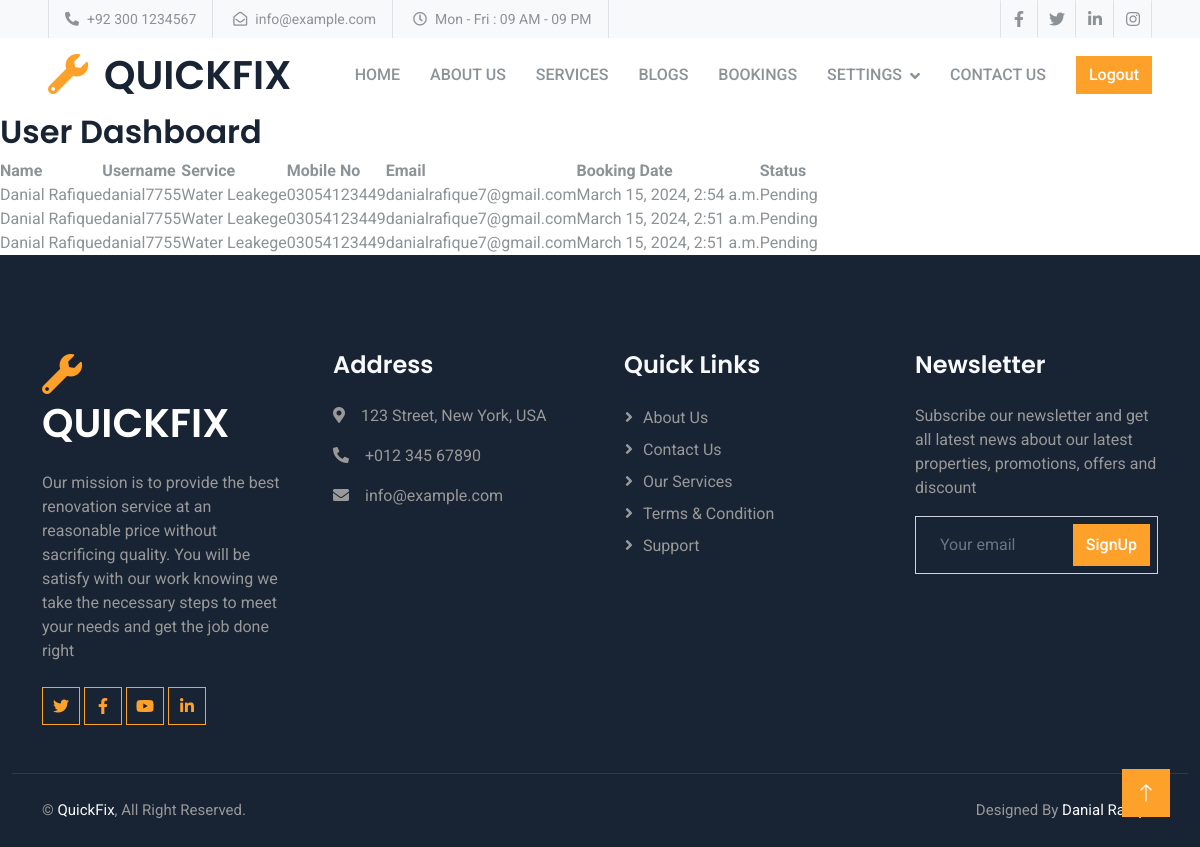
/user-dashboard/ (signed in), run on the app's committed database.
### vendor/models.py (models this page shows, shortened)
class Booking(models.Model):
    STATUS_CHOICES = [
        ('Pending', 'Pending'),
        ('Booked', 'Booked'),
        ('Cancelled', 'Cancelled'),
    ]
    service = models.ForeignKey(Service, on_delete=models.CASCADE)
    user = models.ForeignKey(User, on_delete=models.CASCADE)
    booking_date = models.DateTimeField(default=timezone.now)
    mobile_no = models.CharField(max_length=11, null=True, blank=True)
    email = models.EmailField(null=True)
    first_name = models.CharField(max_length=30, null=True, blank=True)
    last_name = models.CharField(max_length=30, null=True, blank=True)
    username = models.CharField(max_length=30, null=True, blank=True)
    status = models.CharField(max_length=20, choices=STATUS_CHOICES, default='Pending')

class Service(models.Model):
    user = models.ForeignKey(User,on_delete=models.CASCADE,blank=True ,null=True)
    service_title = models.CharField(max_length=50,null=True, blank=True)
    service_image = models.ImageField(upload_to='service_images/')
    categories=models.ForeignKey(Service_Category ,on_delete=models.CASCADE , blank=True ,null=True, related_name='category')
    description = models.TextField(max_length=500,null=True, blank=True)

### accounts/models.py (models this page shows, shortened)
class User(AbstractUser):
    is_admin = models.BooleanField('Is_admin' , default=False)
    is_customer = models.BooleanField('Is_customer' , default=False)
    is_vendor = models.BooleanField('Is_vendor' , default=False)
    CATAGORY_CHOICES = [('Punjab' ,'Punjab') ,('Sindh' ,'Sindh'),('Khyber Pakhtunkhwa','Khyber Pakhtunkhwa'),('Gilgit-Baltistan' ,'Gilgit-Baltistan') ,('Islamabad Capital Territory' ,'Islamabad Capital Territory'),('Balochistan','Balochistan'),]
    CATAGORY_EMP= [('Electrician' ,'Electrician'),('Plumber' ,'Plumber'),('Sweaper' ,'Sweaper'),('Carpenter' ,'Carpenter'),('Drain clean' ,'Drain clean'),('AC repair' ,'AC repair'),('Painting & Decorating' ,'Painting & Decorating'),]
    mobile_no = models.CharField(max_length=11 ,null=True, blank=True)
    address1 = models.CharField(max_length=200,default='abc')
    address2 = models.CharField(max_length=200,default='abc')
    city =  models.CharField(max_length=70 ,null=True, blank=True)
    province = models.CharField(choices=CATAGORY_CHOICES,default='Punjab', max_length=56)
    employee = models.CharField(choices=CATAGORY_EMP,default='none', max_length=100)
    cnic= models.CharField(max_length=13 ,null=True, blank=True)
    shop_reference = models.TextField(default='shop no address etc')
    vendor_image = models.ImageField(upload_to='vendor_profile_pics/')

### vendor/views.py (the view)
# urls.py: path("user-dashboard/", user_dashboard_view, name="user_dashboard"),
def user_dashboard_view(request):
    bookings = Booking.objects.filter(user=request.user).order_by('-id')
    booking_details = []
    for booking in bookings:
        service_creator = User.objects.get(id=booking.service.user_id)
        booking_detail = {
            'booking': booking,
            'service_creator': service_creator
        }
        booking_details.append(booking_detail)
    return render(request, 'vendor/user_dashboard.html', {'booking_details': booking_details})

### vendor/templates/vendor/user_dashboard.html (shortened to what this page needs)
{% extends "base.html" %}
{% load static %}
{% block content %}
<h2>User Dashboard</h2>
<table>
  <thead>
    <tr>
      <th>Name</th>
      <th>Username</th>
      <th>Service</th>
      <th>Mobile No</th>
      <th>Email</th>
      <th>Booking Date</th>
      <th>Status</th>
    </tr>
  </thead>
  <tbody>
    {% for booking_detail in booking_details %}
      <tr>
        <td>{{ booking_detail.service_creator.first_name }} {{ booking_detail.service_creator.last_name }}</td>
        <td>{{ booking_detail.service_creator.username }}</td>
        <td>{{ booking_detail.booking.service.service_title }}</td>
        <td>{{ booking_detail.service_creator.mobile_no }}</td>
        <td>{{ booking_detail.service_creator.email }}</td>
        <td>{{ booking_detail.booking.booking_date }}</td>
        <td>
          {% if booking_detail.booking.status == "Booked" %}
              <span>{{ booking_detail.booking.status }}</span>
          {% elif booking_detail.booking.status == "Cancelled" %}
              <span>{{ booking_detail.booking.status }}</span>
          {% else %}
              <span>{{ booking_detail.booking.status }}</span>
          {% endif %}
        </td>
      </tr>
    {% endfor %}
  </tbody>
</table>
{% endblock content %}

### customer/static/customer/css/style.css (style rules this page uses)
:root { --primary: #FDA12B; --secondary: #8D9297; --light: #F8F9FA; --dark: #182333; }

### templates/base.html (style rules this page uses)
* { margin: 0; padding: 0; box-sizing: border-box; }

### data on the page
Booking: service_creator.first_name "Danial", service_creator.last_name "Rafique", service_creator.username "danial7755", booking.service.service_title "Water Leakege", service_creator.mobile_no "03054123449", service_creator.email "danialrafique7@gmail.com", booking.booking_date "March 15, 2024, 2:54 a.m.", booking.status "Pending"
Booking: service_creator.first_name "Danial", service_creator.last_name "Rafique", service_creator.username "danial7755", booking.service.service_title "Water Leakege", service_creator.mobile_no "03054123449", service_creator.email "danialrafique7@gmail.com", booking.booking_date "March 15, 2024, 2:51 a.m.", booking.status "Pending"
Booking: service_creator.first_name "Danial", service_creator.last_name "Rafique", service_creator.username "danial7755", booking.service.service_title "Water Leakege", service_creator.mobile_no "03054123449", service_creator.email "danialrafique7@gmail.com", booking.booking_date "March 15, 2024, 2:51 a.m.", booking.status "Pending"
